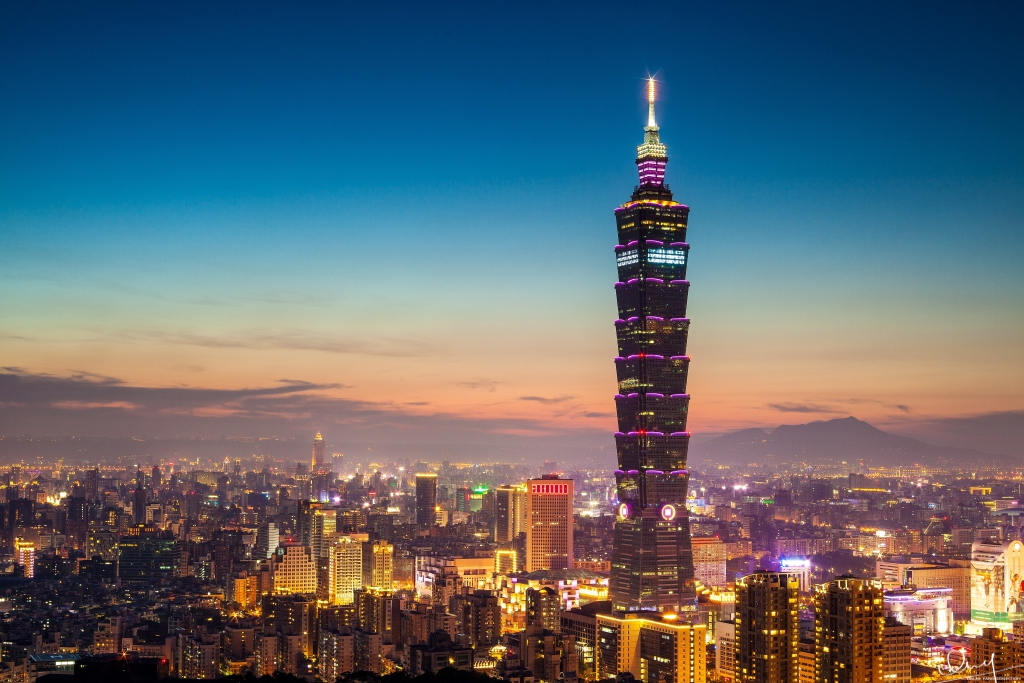
%> input picture HW4/input1_ori.bmp, 1024 x 683 px, given in place of input2.bmp, which was not available
$ octave hw4_2_constrain.m   (GNU Octave 9; MATLAB toolbox functions it lacks are replaced by stand-ins)
%> lines starting %> are read from the running program, lines starting %| are printed output that depends on the picture; pictures that were not available may be replaced by others from this repository, and a replacement may not be noted
### HW4/constrain.m
function  [output] = constrain(pic,ref,a,b),
    sizeI=size(pic);
    sizeI=sizeI(1:2);
    %%model p and fft
    p=[0 -1 0 ; -1 4 -1 ; 0 -1 0];
    H = psf2otf(ref, sizeI);
    P = psf2otf(ref, sizeI);
    clear ref;

    I(:,:,1) = fft2(pic(:,:,1),sizeI(1),sizeI(2));
    I(:,:,2) = fft2(pic(:,:,2),sizeI(1),sizeI(2));
    I(:,:,3) = fft2(pic(:,:,3),sizeI(1),sizeI(2));
    clear pic;

    %formula of constrain
    temp=(conj(H) .* H * b + a*P) ;
    %%avoid overflow
    temp = max(temp, sqrt(eps));

    I(:,:,1) = I(:,:,1) .* conj(H)*b ./ temp ;
    I(:,:,2) = I(:,:,2) .* conj(H)*b ./ temp ;
    I(:,:,3) = I(:,:,3) .* conj(H)*b ./ temp ;
    clear H;

    %ifft
    output=real(ifft2(I(:,:,1)));
    output(:,:,2)=real(ifft2(I(:,:,2)));
    output(:,:,3)=real(ifft2(I(:,:,3)));
    clear I;
end

### HW4/hw4_2_constrain.m
clear all;
close all;
pic = imread('input2.bmp');
%> pic is the input picture: size 683x1024x3 uint8; mean R, G, B 92.7, 104.4, 112.8
imshow(pic);
pic_mo = imread('input2.bmp');
pic_ori = imread('input2_ori.bmp');
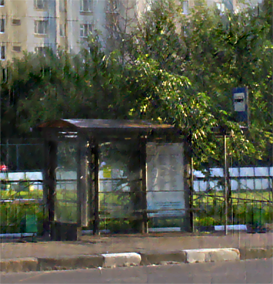
%> input picture HW4/input2_ori.bmp, 273 x 284 px
%> pic_ori is the input picture: size 284x273x3 uint8; mean R, G, B 85.8, 89.1, 73.6
pic=im2double(pic);
%> pic: size 683x1024x3 double
ps_temp=0;

% for degree=130:130,
%     for len=2:2,
%         for i=97:97,

%%definition of motion
H=fspecial('motion',2,130);

%%use constrain filter
pic2=constrain(pic,H,1,97);
%> in constrain, `output=real(ifft2(I(:,:,1)));`:
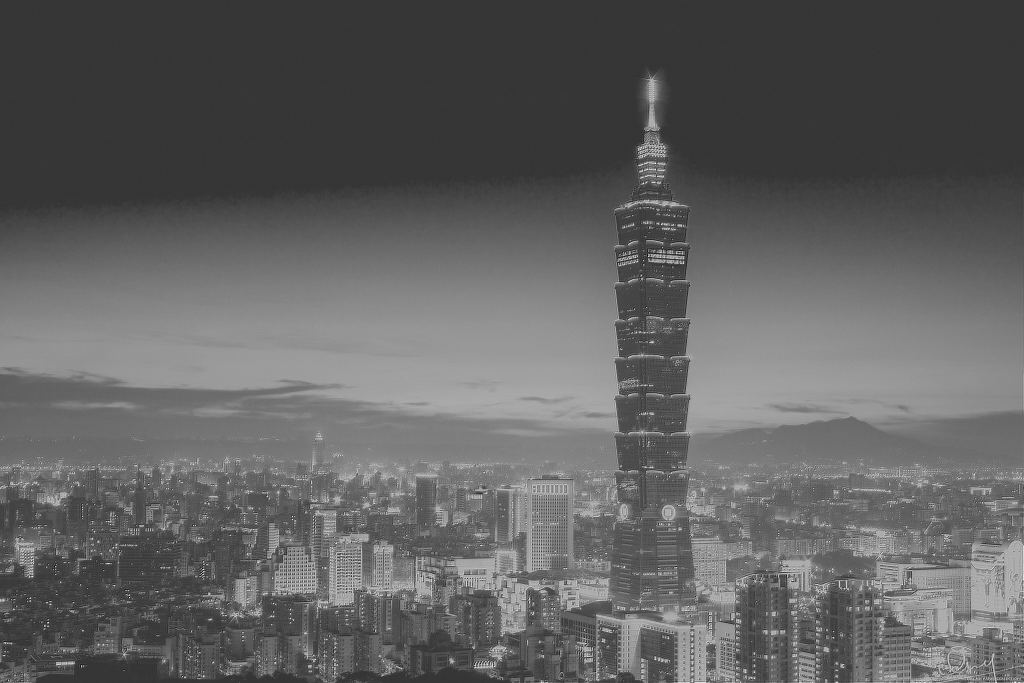
%> output: size 683x1024 double; min -0.442, max 1.66, mean 0.36; drawn with min black and max white
%> in constrain, `output(:,:,3)=real(ifft2(I(:,:,3)));`:
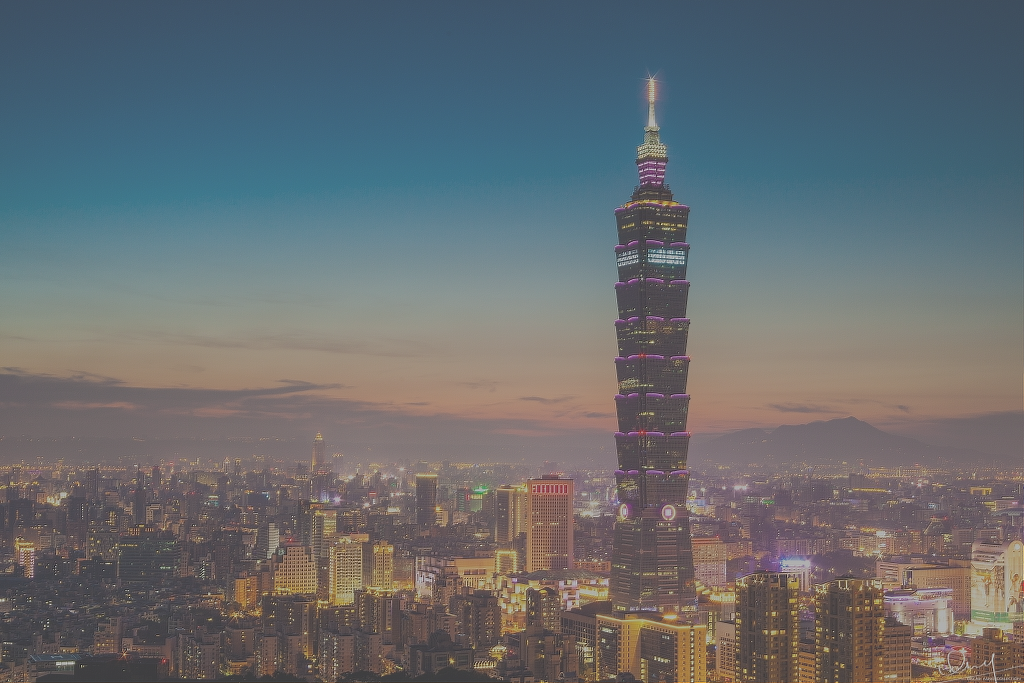
%> output: size 683x1024x3 double; mean R, G, B 0.36, 0.405, 0.438; drawn with min black and max white

temp=uint8(pic2*255);
%%find psnr
%> (the run ends here)
